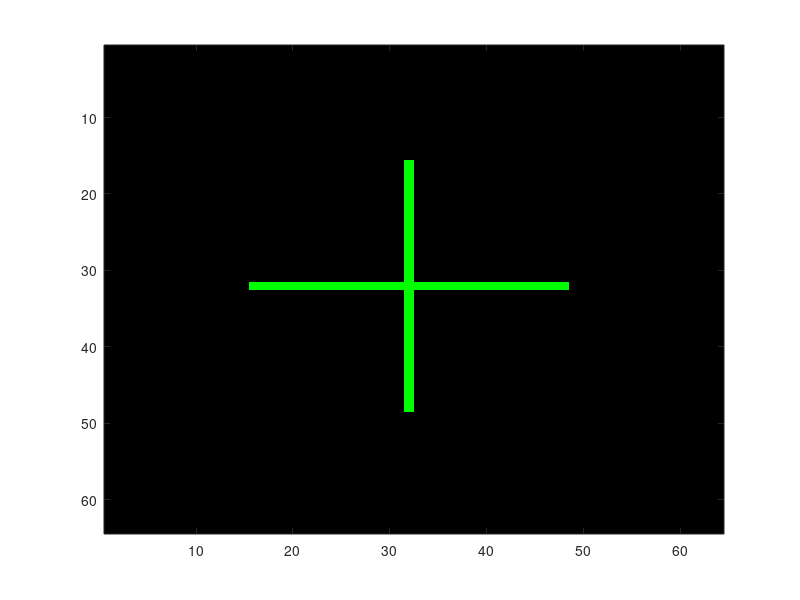

This figure's MATLAB source: (Note: this script raises an error after producing the figure.)
% клеточный автомат "Жизнь"
clear all
clc
n = 64;

% инициализация масивов
z = zeros(n,n);
cells = z; 
sum = z;    

% задаем начальную конфигурацию
cells(n/2,.25*n:.75*n) = 1;
cells(.25*n:.75*n,n/2) =1 ;

%cells = (rand(n,n))<.5;

% создаем картинку
% cat - объеденяет масив
imh = image(cat(3,z,cells,z));
set(imh,'erasemode', 'none');
axis equal
axis tight

% pause;
% задаем индексы внутрених точек
x= 2:n-1;
y= 2:n-1;


% проверяем правило
for i=1:3000
    sum(x,y) = cells(x, y-1)  +cells(x,y+1)+...
               cells(x-1, y)  +cells(x+1,y)+...
               cells(x-1, y-1)+cells(x-1,y+1)+...
               cells(x+1,y-1)+cells(x+1,y+1);
           
    cells = (sum==3)|(sum==2 & cells);
    set(imh,'cdata',cat(3,z,cells,z))
    drawnow
    pause(0.2);
end
